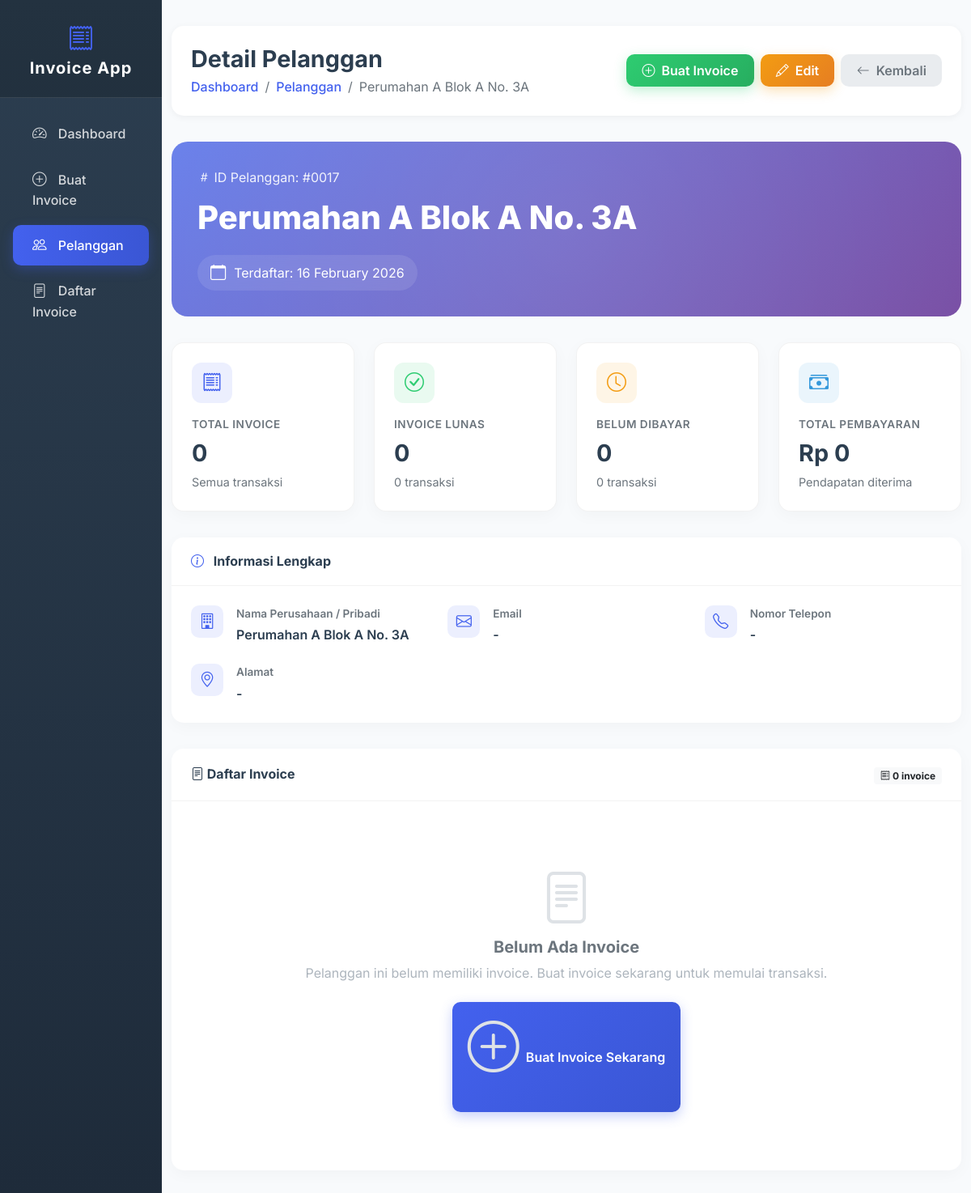
/view_customer.php?id=17, run on the app's committed database.
### tables this page shows
CREATE TABLE `customers` (
  `id` int(11) NOT NULL,
  `name` varchar(100) NOT NULL,
  `email` varchar(100) DEFAULT NULL,
  `phone` varchar(20) DEFAULT NULL,
  `address` text DEFAULT NULL,
  `created_at` timestamp NOT NULL DEFAULT current_timestamp()
);

### include_functions.php (called while the page is built, shortened)
<?php
function formatRupiah($number) {
    return 'Rp ' . number_format($number, 0, ',', '.');
}
?>

### view_customer.php (the view, shortened to what this page needs)
<?php
require_once 'config_database.php';
require_once 'include_functions.php';
$id = $_GET['id'] ?? 0;
$query = "SELECT * FROM customers WHERE id = ?";
$stmt = $pdo->prepare($query);
$stmt->execute([$id]);
$customer = $stmt->fetch();
$query = "SELECT
            COUNT(*) as total_invoices,
            SUM(CASE WHEN status = 'paid' THEN total ELSE 0 END) as total_paid,
            SUM(CASE WHEN status = 'unpaid' THEN total ELSE 0 END) as total_unpaid,
            COUNT(CASE WHEN status = 'paid' THEN 1 END) as paid_invoices,
            COUNT(CASE WHEN status = 'unpaid' THEN 1 END) as unpaid_invoices
          FROM invoices
          WHERE customer_id = ?";
$stmt = $pdo->prepare($query);
$stmt->execute([$id]);
$stats = $stmt->fetch();
$query = "SELECT * FROM invoices WHERE customer_id = ? ORDER BY invoice_date DESC";
$stmt = $pdo->prepare($query);
$stmt->execute([$id]);
$invoices = $stmt->fetchAll();
?>
<!DOCTYPE html>
<html lang="id">
<head>
    <link href="https://cdn.jsdelivr.net/npm/bootstrap@5.1.3/dist/css/bootstrap.min.css" rel="stylesheet">
    <link rel="stylesheet" href="https://cdn.jsdelivr.net/npm/bootstrap-icons@1.8.1/font/bootstrap-icons.css">
</head>
<body>
    <div class="container-fluid">
        <div class="row">
            <nav class="col-md-2 d-md-block sidebar p-0">
                <div class="position-sticky">
                    <div class="sidebar-brand text-center">
                        <i class="bi bi-receipt"></i>
                        <h5>Invoice App</h5>
                    </div>
                    <ul class="nav flex-column mt-3">
                        <li class="nav-item">
                            <a class="nav-link" href="index.php">
                                <i class="bi bi-speedometer2"></i> Dashboard
                            </a>
                        </li>
                        <li class="nav-item">
                            <a class="nav-link" href="add_invoice.php">
                                <i class="bi bi-plus-circle"></i> Buat Invoice
                            </a>
                        </li>
                        <li class="nav-item">
                            <a class="nav-link active" href="customers.php">
                                <i class="bi bi-people"></i> Pelanggan
                            </a>
                        </li>
                        <li class="nav-item">
                            <a class="nav-link" href="invoices.php">
                                <i class="bi bi-file-text"></i> Daftar Invoice
                            </a>
                        </li>
                    </ul>
                </div>
            </nav>
            <main class="col-md-10 ms-sm-auto">
                <div class="page-header d-flex justify-content-between align-items-center">
                    <div>
                        <h1 class="h2 mb-1">Detail Pelanggan</h1>
                        <nav aria-label="breadcrumb">
                            <ol class="breadcrumb mb-0">
                                <li class="breadcrumb-item"><a href="index.php">Dashboard</a></li>
                                <li class="breadcrumb-item"><a href="customers.php">Pelanggan</a></li>
                                <li class="breadcrumb-item active"><?= htmlspecialchars($customer['name']) ?></li>
                            </ol>
                        </nav>
                    </div>
                    <div class="d-flex gap-2">
                        <a href="add_invoice.php?customer_id=<?= $customer['id'] ?>" class="btn-custom btn-success-custom">
                            <i class="bi bi-plus-circle"></i> Buat Invoice
                        </a>
                        <a href="edit_customer.php?id=<?= $customer['id'] ?>" class="btn-custom btn-warning-custom">
                            <i class="bi bi-pencil"></i> Edit
                        </a>
                        <a href="customers.php" class="btn-custom btn-secondary-custom">
                            <i class="bi bi-arrow-left"></i> Kembali
                        </a>
                    </div>
                </div>
                <div class="customer-header">
                    <div class="customer-id">
                        <i class="bi bi-hash"></i> ID Pelanggan: #<?= str_pad($customer['id'], 4, '0', STR_PAD_LEFT) ?>
                    </div>
                    <div class="customer-name">
                        <?= htmlspecialchars($customer['name']) ?>
                    </div>
                    <div class="customer-contact">
                        <div class="contact-item">
                            <i class="bi bi-calendar"></i>
                            Terdaftar: <?= date('d F Y', strtotime($customer['created_at'])) ?>
                        </div>
                    </div>
                </div>
                <div class="stats-grid">
                    <div class="stat-card">
                        <div class="stat-icon total">
                            <i class="bi bi-receipt"></i>
                        </div>
                        <div class="stat-label">Total Invoice</div>
                        <div class="stat-value"><?= $stats['total_invoices'] ?? 0 ?></div>
                        <div class="stat-sub">Semua transaksi</div>
                    </div>
                    <div class="stat-card">
                        <div class="stat-icon paid">
                            <i class="bi bi-check-circle"></i>
                        </div>
                        <div class="stat-label">Invoice Lunas</div>
                        <div class="stat-value"><?= $stats['paid_invoices'] ?? 0 ?></div>
                        <div class="stat-sub"><?= $stats['paid_invoices'] ?? 0 ?> transaksi</div>
                    </div>
                    <div class="stat-card">
                        <div class="stat-icon unpaid">
                            <i class="bi bi-clock"></i>
                        </div>
                        <div class="stat-label">Belum Dibayar</div>
                        <div class="stat-value"><?= $stats['unpaid_invoices'] ?? 0 ?></div>
                        <div class="stat-sub"><?= $stats['unpaid_invoices'] ?? 0 ?> transaksi</div>
                    </div>
                    <div class="stat-card">
                        <div class="stat-icon revenue">
                            <i class="bi bi-cash-stack"></i>
                        </div>
                        <div class="stat-label">Total Pembayaran</div>
                        <div class="stat-value"><?= formatRupiah($stats['total_paid'] ?? 0) ?></div>
                        <div class="stat-sub">Pendapatan diterima</div>
                    </div>
                </div>
                <div class="info-card">
                    <div class="card-header">
                        <h6><i class="bi bi-info-circle"></i> Informasi Lengkap</h6>
                    </div>
                    <div class="card-body">
                        <div class="info-grid">
                            <div class="info-item">
                                <div class="info-icon">
                                    <i class="bi bi-building"></i>
                                </div>
                                <div class="info-content">
                                    <div class="label">Nama Perusahaan / Pribadi</div>
                                    <div class="value"><?= htmlspecialchars($customer['name']) ?></div>
                                </div>
                            </div>
                            <div class="info-item">
                                <div class="info-icon">
                                    <i class="bi bi-envelope"></i>
                                </div>
                                <div class="info-content">
                                    <div class="label">Email</div>
                                    <div class="value"><?= htmlspecialchars($customer['email'] ?: '-') ?></div>
                                </div>
                            </div>
                            <div class="info-item">
                                <div class="info-icon">
                                    <i class="bi bi-telephone"></i>
                                </div>
                                <div class="info-content">
                                    <div class="label">Nomor Telepon</div>
                                    <div class="value"><?= htmlspecialchars($customer['phone'] ?: '-') ?></div>
                                </div>
                            </div>
                            <div class="info-item">
                                <div class="info-icon">
                                    <i class="bi bi-geo-alt"></i>
                                </div>
                                <div class="info-content">
                                    <div class="label">Alamat</div>
                                    <div class="value"><?= nl2br(htmlspecialchars($customer['address'] ?: '-')) ?></div>
                                </div>
                            </div>
                        </div>
                    </div>
                </div>
                <div class="table-card">
                    <div class="card-header">
                        <div class="row align-items-center">
                            <div class="col-md-6">
                                <h6><i class="bi bi-file-text"></i> Daftar Invoice</h6>
                            </div>
                            <div class="col-md-6 text-end">
                                <span class="badge bg-light text-dark">
                                    <i class="bi bi-receipt"></i> <?= count($invoices) ?> invoice
                                </span>
                            </div>
                        </div>
                    </div>
                    <div class="card-body">
                        <?php if (count($invoices) > 0): ?>
                            <div class="table-responsive">
                                <table class="table">
                                    <thead>
                                        <tr>
                                            <th>No. Invoice</th>
                                            <th>Tanggal</th>
                                            <th>Total</th>
                                            <th>Status</th>
                                            <th class="text-center">Aksi</th>
                                        </tr>
                                    </thead>
                                    <tbody>
                                        <?php foreach($invoices as $invoice): ?>
                                        <tr>
                                            <td>
                                                <a href="view_invoice.php?id=<?= $invoice['id'] ?>" class="invoice-number">
                                                    <?= $invoice['invoice_number'] ?>
                                                </a>
                                            </td>
                                            <td><?= date('d/m/Y', strtotime($invoice['invoice_date'])) ?></td>
                                            <td><strong><?= formatRupiah($invoice['total']) ?></strong></td>
                                            <td>
                                                <?php if ($invoice['status'] == 'paid'): ?>
                                                    <span class="badge-status badge-paid">
                                                        <i class="bi bi-check-circle"></i> Lunas
                                                    </span>
                                                <?php else: ?>
                                                    <span class="badge-status badge-unpaid">
                                                        <i class="bi bi-clock"></i> Belum Dibayar
                                                    </span>
                                                <?php endif; ?>
                                            </td>
                                            <td class="text-center">
                                                <a href="view_invoice.php?id=<?= $invoice['id'] ?>" class="btn-custom btn-info-custom" style="padding: 0.3rem 1rem;" title="Lihat Detail">
                                                    <i class="bi bi-eye"></i> Detail
                                                </a>
                                            </td>
                                        </tr>
                                        <?php endforeach; ?>
                                    </tbody>
                                </table>
                            </div>
                        <?php else: ?>
                            <div class="empty-state">
                                <i class="bi bi-file-text"></i>
                                <h5>Belum Ada Invoice</h5>
                                <p>Pelanggan ini belum memiliki invoice. Buat invoice sekarang untuk memulai transaksi.</p>
                                <a href="add_invoice.php?customer_id=<?= $customer['id'] ?>" class="btn-custom btn-primary-custom">
                                    <i class="bi bi-plus-circle"></i> Buat Invoice Sekarang
                                </a>
                            </div>
                        <?php endif; ?>
                    </div>
                </div>
            </main>
        </div>
    </div>
</body>
</html>

### data on the page
customers: name "Perumahan A Blok A No. 3A", id "0017", created_at "16 February 2026", email "-", phone "-", address "-"

### other printed values
$stats['total_invoices'] "0"
$stats['paid_invoices'] "0"
$stats['unpaid_invoices'] "0"
formatRupiah($stats['total_paid'] ?? 0) "Rp 0"
count($invoices) "0"
